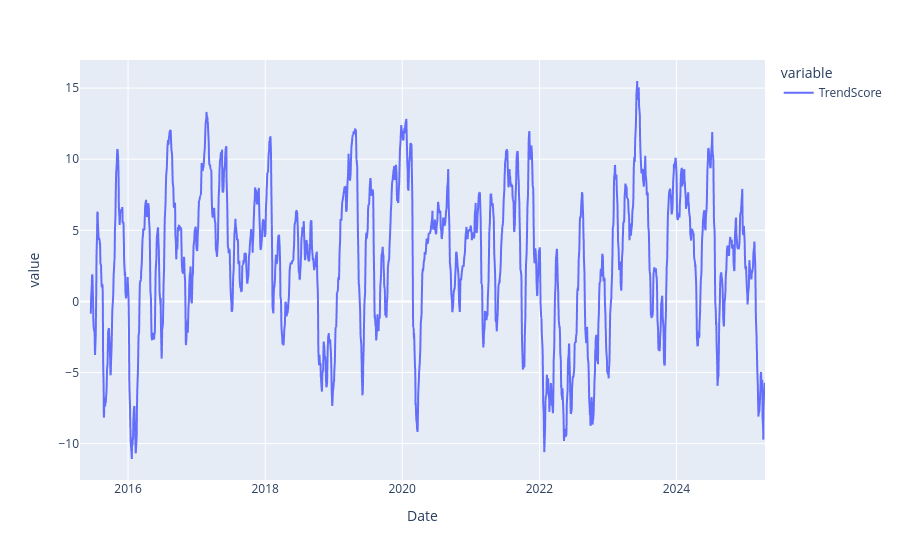

Notebook cell for this chart:
### Code cell
scaled_signal.plot()

### Figure 1 — Plotly figure (JSON) as saved in the notebook; plotly's stock layout.template omitted (floating-point values rounded to 4 significant figures; data arrays with more than 128 entries replaced by an {"elided": "..."} marker saying what was removed)
{"data": [{"hovertemplate": "variable=TrendScore<br>Date=%{x}<br>value=%{y}<extra></extra>", "legendgroup": "TrendScore", "line": {"color": "#636efa", "dash": "solid"}, "marker": {"symbol": "circle"}, "mode": "lines", "name": "TrendScore", "showlegend": true, "type": "scattergl", "x": {"elided": "2516 str values"}, "xaxis": "x", "y": {"elided": "2516 float values"}, "yaxis": "y"}], "layout": {"legend": {"title": {"text": "variable"}, "tracegroupgap": 0}, "margin": {"t": 60}, "xaxis": {"anchor": "y", "domain": [0, 1], "title": {"text": "Date"}}, "yaxis": {"anchor": "x", "domain": [0, 1], "title": {"text": "value"}}}}
